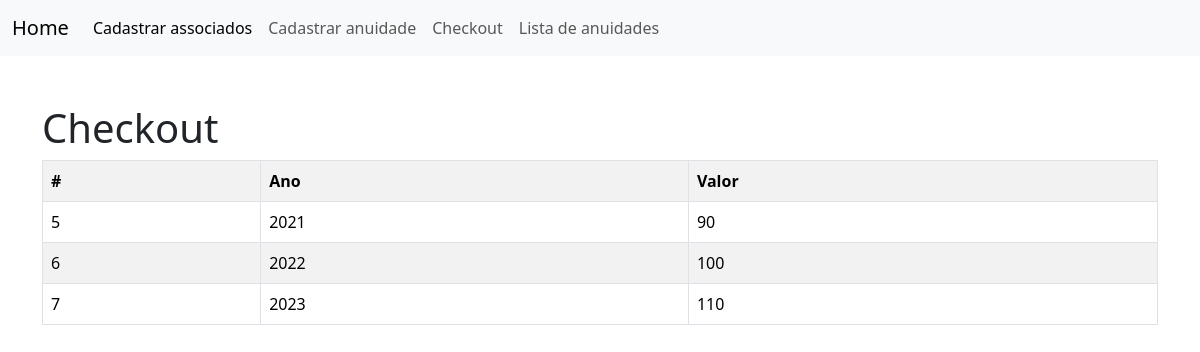
The app's page /?page=listaranuidades with its own data.
### tables this page shows
CREATE TABLE `anuidades` (
  `idanuidades` int(10) UNSIGNED NOT NULL,
  `anoref` int(5) UNSIGNED NOT NULL,
  `valor` double NOT NULL
);

### listar-anuidades.php (the view)
<h1>Checkout</h1>
<?php
    $sql2 = "SELECT * FROM anuidades";
    $res2 = $conn->query($sql2);
    $qtd2 = $res2->num_rows;
    if($qtd2 > 0){
        print "<table class = 'table table-hover table-striped table-bordered'>";
        print "<tr>";
            print "<th>#</th>";
            print "<th>Ano</th>";
            print "<th>Valor</th>";
        while($row2 = $res2->fetch_object()){
            print "<tr>";
            print "<td>".$row2->idanuidades."</td>";
            print "<td>".$row2->anoref."</td>";
            print "<td>".$row2->valor."</td>";
            print "</tr>";
        }
        print "</table>";
    }else{
        print "<p class='alert alert-danger'>Não encontrou resultado</p>";
    }
?>

### index.php (shortened to what this page needs)
<!doctype html>
<html lang="pt-BR">
  <head>
    <link href="css/bootstrap.min.css" rel="stylesheet">
  </head>
  <body>
    <nav class="navbar navbar-expand-lg bg-body-tertiary">
      <div class="container-fluid">
        <a class="navbar-brand" href="index.php">Home</a>
        <div class="collapse navbar-collapse" id="navbarNav">
          <ul class="navbar-nav">
            <li class="nav-item">
              <a class="nav-link active" aria-current="page" href="?page=novoassociado">Cadastrar associados</a>
            </li>
            <li class="nav-item">
              <a class="nav-link" href="?page=novaanuidade">Cadastrar anuidade</a>
            </li>
            <li class="nav-item">
              <a class="nav-link" href="?page=checkout">Checkout</a>
            </li>
            <li class="nav-item">
              <a class="nav-link" href="?page=listaranuidades">Lista de anuidades</a>
            </li>
          </ul>
        </div>
      </div>
    </nav>
    <div class="container">
      <div class="row">
        <div class="col mt-5">
          <?php
              include("config.php");
              switch(@$_REQUEST["page"]){
                case "listaranuidades":
                  include("listar-anuidades.php");
                break;
                }
          ?>
        </div>
      </div>
    </div>
  </body>
</html>

### records on screen
anuidades: idanuidades "5", anoref "2021", valor "90"
anuidades: idanuidades "6", anoref "2022", valor "100"
anuidades: idanuidades "7", anoref "2023", valor "110"
